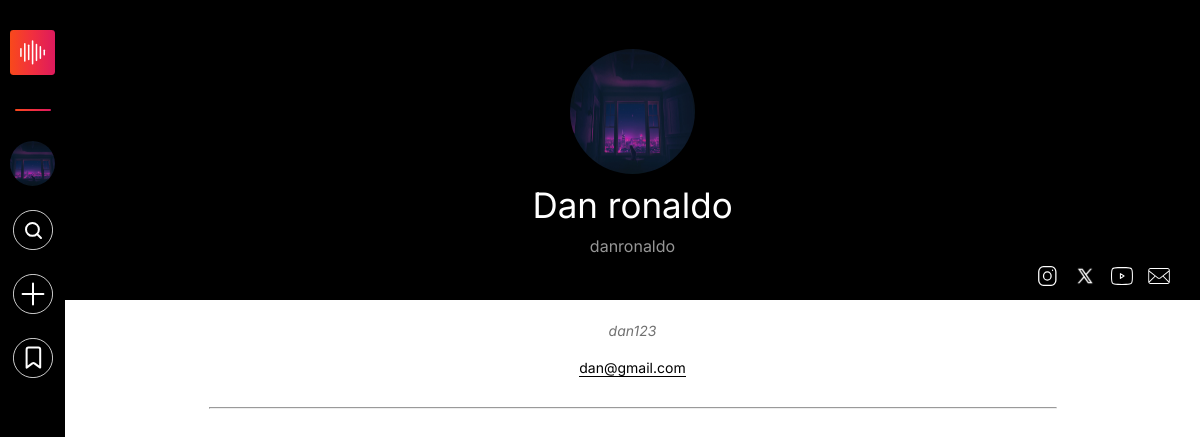
/watch-profile?uname=danronaldo, run on an earlier commit of the app's database.
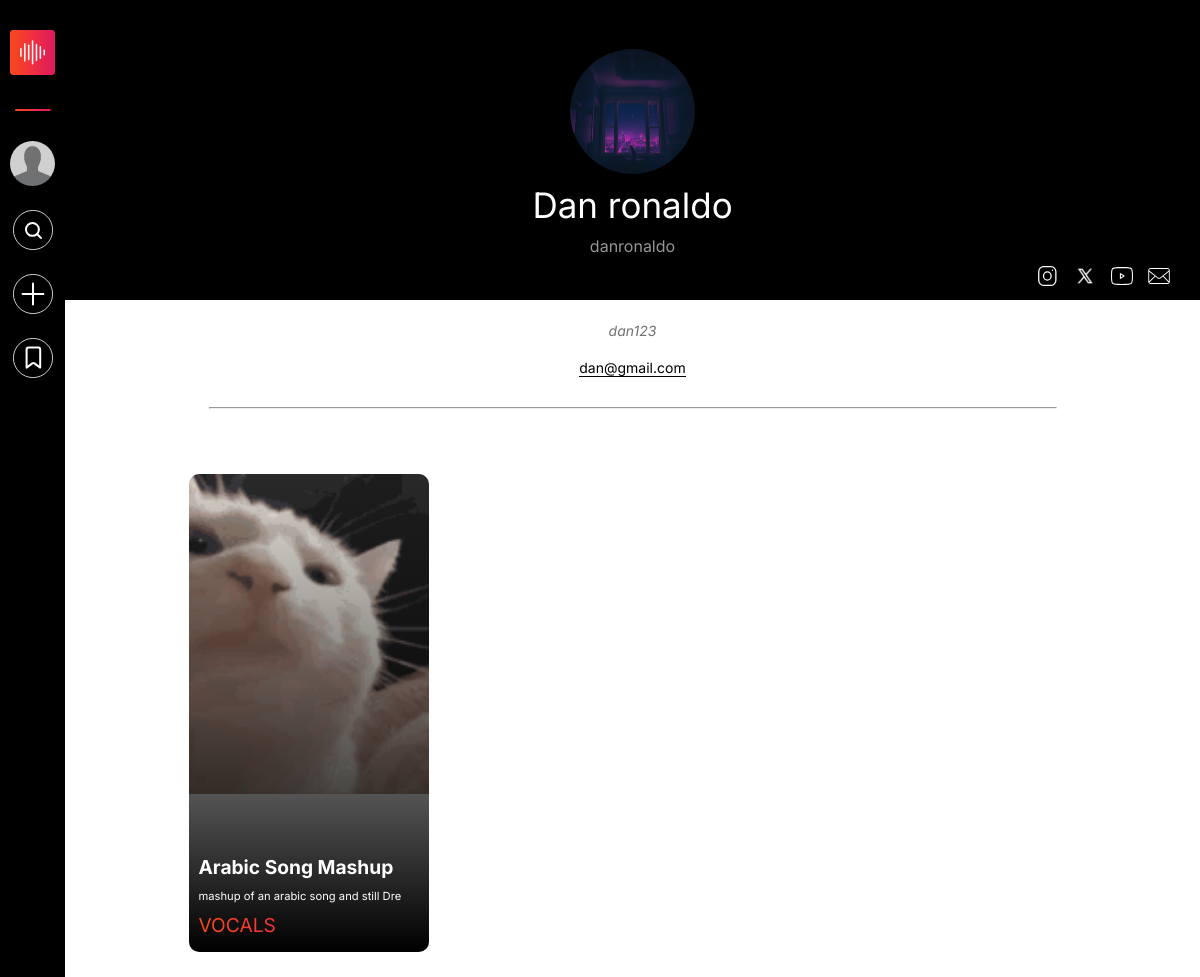
And on a later commit of the database.
### users/models.py (models this page shows, shortened)
class profiledatadb(models.Model):
    username=models.CharField(primary_key=True,max_length=15,unique=True)
    password = models.CharField(max_length=15)
    firstname=models.CharField(max_length=30)
    lastname=models.CharField(max_length=30)
    email = models.EmailField()
    profile_picture = models.ImageField(upload_to='Media/', blank=True, null=True, default='media/default_profile_picture.jpg')
    user_bio=models.TextField()
    phone=models.IntegerField(null=True)
    timestamp=models.DateTimeField(auto_now_add=True,null=True)
    insta=models.URLField(max_length=200,blank=True,null=True)
    yout=models.URLField(max_length=200,blank=True,null=True)
    twit=models.URLField(max_length=200, blank=True,null=True)

class postdb(models.Model):
    pid=models.UUIDField(primary_key=True,max_length=10,default=uuid.uuid4)
    username=models.ForeignKey(to=profiledatadb,on_delete=models.CASCADE)
    media=models.FileField(upload_to='media/Posts')
    media_thumbnail=models.FileField(upload_to='media/Thumbnails',default=None,blank=True,null=True)
    caption=models.CharField(max_length=30)
    descr=models.TextField()
    langu=models.CharField(max_length=15)
    mediatype=models.CharField(max_length=15)
    location=models.CharField(max_length=15)
    likes=models.IntegerField(default=0)
    media_format=models.CharField(max_length=20, blank=True)
    timestamp = models.DateTimeField(auto_now=True  )

### users/views.py (the view)
# urls.py: path('watch-profile', views.profile_tpv, name = 'watch-profile'),
def profile_tpv(request):
    uname=request.GET.get('uname')
    pname=profiledatadb.objects.get(username=uname)
    user=request.user.username
    userBioCollect = profiledatadb.objects.get(username=user)
    post=postdb.objects.filter(username=pname)
    context={
        'pname':pname,
        'user':userBioCollect,
        'posters':post,
    }
    return render(request, 'profile-tpv.html',context)

### templates/profile-tpv.html (shortened to what this page needs)
{% extends 'base.html' %}
{% load static %}
{% block additional_css %}
<link rel="stylesheet" href="{% static 'css/profile-page-style.css' %}">
{% endblock %}
{% block content %}
<div class="header">
    {% if user %}
    {% if pname %}
    <img src= '{{pname.profile_picture.url}}' alt="{{.firstname}}'s profile picture" class="imgcenter"/>
    <p id="profile-name">{{ pname.firstname }}<span>  </span>{{ pname.lastname }}</p>
    <p id="user-name-id">{{pname.username}}</p>
<div class="socials">
    <a href=""><img src="{% static 'images/instagram.svg' %}" alt="" height="20px" width="20px"></a>
    <a href=""><img src="{% static 'images/twitter.svg' %}" alt="" height="20px" width="20px"></a>
    <a href=""><img src="{% static 'images/youtube.svg' %}" alt="" height="20px" width="20px"></a>
    <a href="mailto:{{ user.email }}"><img src="{% static 'images/mail.svg' %}" alt="" height="20px" width="20px"></a>
</div>
</div>
<div class="body">
<p id="desc">
    {{pname.user_bio}}
</p>
<a href="" class="mailbio">{{pname.email}}</a>
<hr style="margin: 30px;">
    <div class="posts">
        {% if posters %}
            {% for p in posters %}
            <a style="margin: 20px 10px;" href="{% url 'sh-media' %}?pid={{p.pid}}">
                <div class="thumbnail-container">
                    {% if p.media_thumbnail %}
                                    <img src="{{ p.media_thumbnail.url }}" alt="" class="post-thumbnail">
                                {% else %}
                                    {% if p.media_format == "Audio" %}
                                        <img src="{% static 'images/9_16 Audio.png' %}" alt="" class="post-thumbnail" >
                                    {% elif p.media_format == "Video" %}
                                        <img src="{% static 'images/9_16 Video.png' %}" alt="" class="post-thumbnail">
                                    {% endif %}
                                {% endif %}
                    <video><source src="{{ p.media }}"></video>
                    <div class="gradient-overlay">
                        <div class="padding-controll">
                            <h2 class="video-caption">{{ p.caption}}</h2>
                            <p class="video-description">{{ p.descr }}</p>
                            <p class="instrument-used">{{ p.mediatype }}</p>
                        </div>
                    </div>
                </div>
            </a>
            {% endfor %}
        {% else %}
        <div id="profile-content-controller-nomedia" style="display: none;">{% include 'content-404.html'  %}</div>
        {% endif %}
    </div>
</div>
{% endif %}
{% endif %}
{% endblock %}

### templates/base.html (shortened to what this page needs)
{% load static %}
<!DOCTYPE html>
<html lang="en">
<head>
    <link rel="stylesheet" href="{% static 'css/base-file.css' %}">
    {% block additional_css %}{% endblock %}
</head>
<body>
    {% if user %}
    <div class="main-docker">
        <div class="nav-section-web">
            <nav class="navigation-controlling-deck" id="navigation-controlling-deck">
                <a href="{% url 'home' %}"><img class="navbar-control-icons" id="navbar-main-logo" src="{% static 'images/Sounz_logo.svg' %}" alt="Sounz logo"></a>
                <div id="nav-separator"></div>
                {% if user.profile_picture.url %}
                    <a href="{% url 'my-profile' %}"><img class="navbar-control-icons" id="navbar-user-profile-pic" src="{{user.profile_picture.url}}" alt="" width="10px" height="40px"></a>
                {% else %}
                    <a href="{% url 'my-profile' %}"><img class="navbar-control-icons" id="navbar-user-profile-pic" src="{% static 'images/profile-picture-specimen.png' %}" alt="" width="10px" height="40px"></a>
                {% endif %}
                <a href="{% url 'search' %}"><img id="search-icon" class="navbar-control-icons" src="{% static 'images/Search button.svg' %}" alt="Search icon"></a>
                <a href="{% url 'upload' %}"><img class="navbar-control-icons" src="{% static 'images/upload-white.svg' %}" alt="Upload icon"></a>
                <a href="{% url 'nav-saved' %}"><img class="navbar-control-icons" src="{% static 'images/save.svg' %}" alt="Save icon"></a>
            </nav>
        </div>
        <div class="export-htmls">
            {% block content %}
            {% endblock %}
        </div>
    </div>
    {% endif %}
</body>
</html>

### templates/content-404.html (shortened to what this page needs)
{% load static %}
<head>
    <link rel="stylesheet" href="{% static 'css/content-404.css' %}">
</head>
<body>
</body>

### static/css/base-file.css (style rules this page uses)
* { margin: 0; padding: 0; min-width: 0; min-height: 0; box-sizing: border-box; }
html, body { margin: 0; padding: 0; height: 100%; font-family: "Inter", sans-serif; font-optical-sizing: auto; font-weight: normal; font-style: normal; font-variation-settings: "slnt" 0; }
.main-docker { min-height: 100%; display: flex; flex-direction: row; }
.nav-section-web { width: fit-content; background-color: black; position: fixed; top: 0; height: 100%; max-width: 65px; }
#navigation-controlling-deck { display:flex; flex-direction: column; flex-wrap: wrap; align-items: center; padding: 20px 10px; }
img.navbar-control-icons { width: 40px; margin: 10px 0; cursor: pointer; }
img#navbar-main-logo { width: 45px; }
img#navbar-user-profile-pic { width: 45px; height: 45px; border-radius: 50%; object-fit: cover; }
#nav-separator { width: 80%; margin: 20px 0; height: 2px; border-radius: 10px; background-image: linear-gradient(90deg, rgba(248, 73, 27, 1) 0%, rgba(241, 47, 63, 1) 50%, rgba(220, 24, 96, 1) 100%); }
.export-htmls { flex: 1; padding-left: 65px; width: 100%; }

### static/css/profile-page-style.css (style rules this page uses)
.imgcenter { margin-left: auto; margin-right: auto; width: 125px; height: 125px; border-radius: 50%; }
.header { background-color: #000; color: #fff; text-align: center; height: 300px; width: 100%; display: flex; flex-direction: column; justify-content: flex-end; align-items: center; flex-wrap: wrap; }
p#profile-name { margin: 0px; font-size: 35px; padding: 10px; }
p#user-name-id { margin: 0; color: #969696; }
.socials { margin-left: auto; padding: 10px; }
.body { text-align: center; padding: 5px 10%; }
p#desc { color: #707070; font-size: 14px; line-height: 1.6; font-style: italic; margin: 15px 0px; }
.mailbio { font-size: 14px; color: black; text-decoration: none; border-bottom: 1.5px solid black; }
.posts { display: flex; flex-direction: column; color: #fff; padding-top: 15px; justify-content: flex-start; }
.post-thumbnail { width: 100%; object-fit: cover; aspect-ratio: 450 / 600; }
.thumbnail-container { position: relative; max-width: 15em; border-radius: 10px; overflow: hidden; flex: 1 1 calc(25% - 20px); }
.gradient-overlay { position: absolute; bottom: 0; width: 100%; height: 100%; background: linear-gradient(to top, black, transparent); display: flex; flex-direction: column; justify-content: flex-end; color: white; align-items: flex-start; }
.padding-controll { padding: 0 10px 15px 10px; text-align: start; }
.video-caption { font-size: 1.2em; margin: 0; text-transform:capitalize; text-overflow: ellipsis; -webkit-box-orient: vertical; display: -webkit-box; -webkit-line-clamp: 1; overflow: hidden; }
.video-caption::first-letter { text-transform: uppercase; }
.video-description { font-size: 0.7em; margin: 10px 0; text-overflow: ellipsis; -webkit-box-orient: vertical; display: -webkit-box; -webkit-line-clamp: 3; overflow: hidden; }
.instrument-used { font-size: 1.2em; background-image: linear-gradient(90deg, rgba(248, 73, 27, 1) 0%, rgba(241, 47, 63, 1) 50%, rgba(220, 24, 96, 1) 100%); -webkit-background-clip: text; background-clip: text; color: transparent; margin: 0; text-overflow: ellipsis; max-width: 90%; overflow: hidden; text-transform: uppercase; }

What changed in the data, as far as the page shows it:
changed profiledatadb (number 1 of 2 on the later page): profile_picture: picture removed, a placeholder shows
added postdb: media_thumbnail (picture), caption "Arabic Song Mashup", descr "mashup of an arabic song and still Dre"
